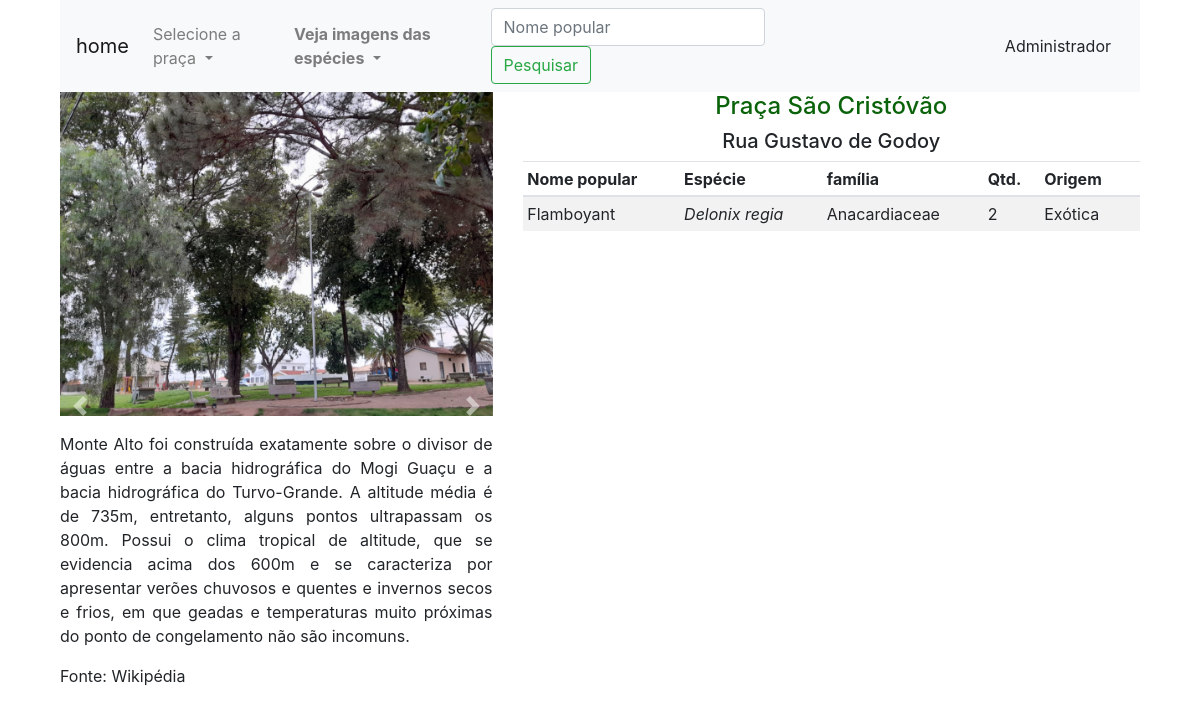
Screenshot of /praca/1 with the database file from the repository.
### app_arbo/trees/models.py (models this page shows, shortened)
class Praca(db.Model):
    id=db.Column(db.Integer,primary_key=True)
    name=db.Column(db.String(30),nullable=False,unique=True)
    end=db.Column(db.String(100),nullable=False,unique=False)
    desc=db.Column(db.String(500),nullable=False,unique=False)
    image_1=db.Column(db.String(30),nullable=False,unique=True)
    image_2=db.Column(db.String(30),nullable=False,unique=True)
    image_3=db.Column(db.String(30),nullable=False,unique=True)

class Addarvore(db.Model):
    id = db.Column(db.Integer, primary_key=True)
    qtd = db.Column(db.Integer, nullable=False)
    origem = db.Column(db.String(80), nullable=False)
    praca_id = db.Column(db.Integer, db.ForeignKey('praca.id'),nullable=False)
    praca = db.relationship('Praca', backref=db.backref('pracas', lazy=True))
    arvore_id = db.Column(db.Integer, db.ForeignKey('arvore.id'),nullable=False)
    arvore = db.relationship('Arvore', backref=db.backref('arvores', lazy=True))
    familia_id = db.Column(db.Integer, db.ForeignKey('familia.id'),nullable=False)
    familia = db.relationship('Familia', backref=db.backref('familias', lazy=True))

class Arvore (db.Model):
    id=db.Column(db.Integer,primary_key=True)
    name=db.Column(db.String(30),nullable=False,unique=True)
    especie=db.Column(db.String(100),nullable=False,unique=True)
    link=db.Column(db.String(400),nullable=False,unique=True)

class Familia(db.Model):
    id=db.Column(db.Integer,primary_key=True)
    name=db.Column(db.String(30),nullable=False,unique=True)

### app_arbo/trees/rotas.py (the view)
@app.route('/praca/<int:id>')
def get_praca(id):
    pracas = Praca.query.all()
    get_npraca = Praca.query.filter_by(id=id)
    get_image = Praca.query.filter_by(id=id)
    get_praca = Addarvore.query.filter_by(praca_id=id)
    return render_template('/trees/praca.html', pracas=pracas, get_praca=get_praca, get_npraca=get_npraca, get_image=get_image)

### app_arbo/templates/trees/praca.html (shortened to what this page needs)
{% extends 'layouts2.html' %}
{% block content %}
<div class="container">
    <div class="col-sm">
<nav class="navbar navbar-expand-lg navbar-light bg-light">
    <a class="navbar-brand" href="/">home</a>
    <div class="collapse navbar-collapse" id="navbarSupportedContent">
      <ul class="navbar-nav mr-auto">
        <li class="nav-item dropdown">
          <a class="nav-link dropdown-toggle" href="#" id="navbarDropdown" role="button" data-toggle="dropdown" aria-haspopup="true" aria-expanded="false">
            Selecione a praça
          </a>
        </li>
        </ul>
        <ul class="navbar-nav mr-auto">
          <li class="nav-item dropdown">
            <a class="nav-link dropdown-toggle" href="#" id="navbarDropdown" role="button" data-toggle="dropdown" aria-haspopup="true" aria-expanded="false">
              <strong>Veja imagens das espécies</strong>
            </a>
          </li>
          </ul>
        <form class="form-inline my-2 my-lg-0" method="POST">
          <input class="form-control mr-sm-2" type="search" placeholder="Nome popular" autofocus="autofocus" name="search_string">
          <input class="btn btn-outline-success my-2 my-sm-0" type="submit" formaction="/search" value="Pesquisar">
        </form>
      <a href="{{url_for('admin')}}" class="btn btn-light" style="margin-top: 0px; margin-left: 180px;">Administrador</a>
    </div>
  </nav>
</div>
<div class="container">
  {% for im in get_image %}
    <div class="row">
    <div class="col-md-5">
          <div id="carouselExampleIndicators" class="carousel slide" data-ride="carousel">
         <div class="carousel-inner">
          <div class="carousel-item active">
            <img class="d-block w-100" src="{{url_for('static', filename='images/'+ im.image_1)}}" alt="First slide">
          </div>
        </div>
        </div>
            <a class="carousel-control-prev" href="#carouselExampleIndicators" role="button" data-slide="prev">
          <span class="carousel-control-prev-icon" aria-hidden="true"></span>
            </a>
            <a class="carousel-control-next" href="#carouselExampleIndicators" role="button" data-slide="next">
          <span class="carousel-control-next-icon" aria-hidden="true"></span>
        </a>
        <div style="overflow:auto;">
        {% endfor %}
        {% for p in get_npraca %}
        <p>                                                                              <p style="text-align: justify;">Monte Alto foi construída exatamente sobre o divisor de águas entre a bacia hidrográfica do Mogi Guaçu e a bacia hidrográfica do Turvo-Grande. A altitude média é de 735m, entretanto, alguns pontos ultrapassam os 800m. Possui o clima tropical de altitude, que se evidencia acima dos 600m e se caracteriza por apresentar verões chuvosos e quentes e invernos secos e frios, em que geadas e temperaturas muito próximas do ponto de congelamento não são incomuns. </p>
        <p>Fonte: Wikipédia</p>
                                                                                                                                                                     </p>
  </div>
  </div>
    <div class="col-md-7">
          <h4 class="text-center"> {{p.name}}</h4>
          <h5 class="text-center"> {{p.end}}</h5>
          {% endfor %}
            <div class="col-md-14" >
              <table class="table table-sm table-striped">
                <thead>
                    <th>Nome popular</th>
                    <th>Espécie</th>
                    <th>família</th>
                    <th>Qtd.</th>
                    <th>Origem</th>
                    <th></th>
                 </thead>
                <tbody>
                    {% for arvore in get_praca %}
                    <tr>
                        <td>{{arvore.arvore.name}}</td>
                        <td><em>{{arvore.arvore.especie}}</em></a></td>
                        <td>{{arvore.familia.name}}</td>
                        <td>{{arvore.qtd}}</td>
                        <td>{{arvore.origem}}</td>
                        <td></td>
                    </div>
                </div>
                    {% endfor %}
      </div>
                </div>
        </div>
{% endblock content %}

### app_arbo/templates/trees/praca.html (style rules this page uses)
h4 { color: #0a630a }
a:link, a:visited, a:active a:hover { text-decoration: none; }

### rows the page displays
Praca: image_1 (picture), name "Praça São Cristóvão", end "Rua Gustavo de Godoy"
Addarvore: arvore.name "Flamboyant", arvore.especie "Delonix regia", familia.name "Anacardiaceae", qtd "2", origem "Exótica"
